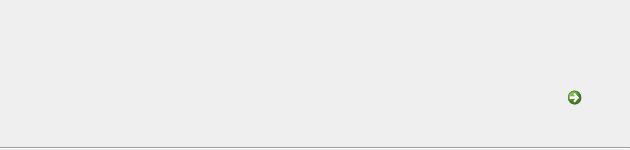
<?xml version="1.0" encoding="UTF-8"?>
<ui version="4.0">
 <class>requestingWidget</class>
 <widget class="QWidget" name="requestingWidget">
  <property name="geometry">
   <rect>
    <x>0</x>
    <y>0</y>
    <width>630</width>
    <height>150</height>
   </rect>
  </property>
  <property name="windowTitle">
   <string>requestingWidget</string>
  </property>
  <widget class="QLabel" name="bookName">
   <property name="geometry">
    <rect>
     <x>0</x>
     <y>30</y>
     <width>630</width>
     <height>41</height>
    </rect>
   </property>
   <property name="font">
    <font>
     <pointsize>-1</pointsize>
    </font>
   </property>
   <property name="styleSheet">
    <string notr="true">font-size:20px;</string>
   </property>
   <property name="text">
    <string/>
   </property>
  </widget>
  <widget class="QLabel" name="id">
   <property name="geometry">
    <rect>
     <x>0</x>
     <y>0</y>
     <width>581</width>
     <height>31</height>
    </rect>
   </property>
   <property name="text">
    <string/>
   </property>
  </widget>
  <widget class="QLabel" name="author">
   <property name="geometry">
    <rect>
     <x>0</x>
     <y>70</y>
     <width>471</width>
     <height>31</height>
    </rect>
   </property>
   <property name="text">
    <string/>
   </property>
  </widget>
  <widget class="QLabel" name="date">
   <property name="geometry">
    <rect>
     <x>0</x>
     <y>100</y>
     <width>471</width>
     <height>31</height>
    </rect>
   </property>
   <property name="text">
    <string/>
   </property>
  </widget>
  <widget class="Line" name="line">
   <property name="geometry">
    <rect>
     <x>0</x>
     <y>140</y>
     <width>630</width>
     <height>16</height>
    </rect>
   </property>
   <property name="orientation">
    <enum>Qt::Horizontal</enum>
   </property>
  </widget>
  <widget class="QCommandLinkButton" name="commandLinkButton">
   <property name="geometry">
    <rect>
     <x>560</x>
     <y>80</y>
     <width>61</width>
     <height>61</height>
    </rect>
   </property>
   <property name="styleSheet">
    <string notr="true">background:transparent;</string>
   </property>
   <property name="text">
    <string/>
   </property>
   <property name="icon">
    <iconset resource="LIBPRO.qrc">
     <normaloff>:/LIBPRO/Oxygen-Icons.org-Oxygen-Actions-edit-delete.ico</normaloff>:/LIBPRO/Oxygen-Icons.org-Oxygen-Actions-edit-delete.ico</iconset>
   </property>
   <property name="iconSize">
    <size>
     <width>50</width>
     <height>50</height>
    </size>
   </property>
  </widget>
 </widget>
 <layoutdefault spacing="6" margin="11"/>
 <resources>
  <include location="LIBPRO.qrc"/>
 </resources>
 <connections/>
</ui>
